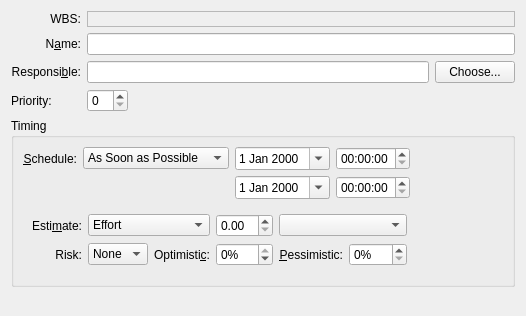
<?xml version="1.0" encoding="UTF-8"?>
<ui version="4.0">
 <author>Dag Andersen &lt;dag.andersen@kdemail.net&gt;</author>
 <class>KPlato::TaskGeneralPanelBase</class>
 <widget class="QWidget" name="KPlato::TaskGeneralPanelBase">
  <property name="geometry">
   <rect>
    <x>0</x>
    <y>0</y>
    <width>526</width>
    <height>316</height>
   </rect>
  </property>
  <layout class="QVBoxLayout" name="verticalLayout">
   <item>
    <layout class="QGridLayout" name="gridLayout">
     <item row="0" column="0">
      <widget class="QLabel" name="wbslabel">
       <property name="toolTip">
        <string>Work Breakdown Structure</string>
       </property>
       <property name="text">
        <string>WBS:</string>
       </property>
       <property name="alignment">
        <set>Qt::AlignRight|Qt::AlignTrailing|Qt::AlignVCenter</set>
       </property>
       <property name="wordWrap">
        <bool>false</bool>
       </property>
      </widget>
     </item>
     <item row="0" column="1">
      <widget class="QLabel" name="wbsfield">
       <property name="frameShape">
        <enum>QFrame::StyledPanel</enum>
       </property>
       <property name="frameShadow">
        <enum>QFrame::Sunken</enum>
       </property>
       <property name="text">
        <string/>
       </property>
       <property name="wordWrap">
        <bool>false</bool>
       </property>
      </widget>
     </item>
     <item row="1" column="0">
      <widget class="QLabel" name="namelabel">
       <property name="whatsThis">
        <string>The name of the Task.</string>
       </property>
       <property name="text">
        <string>N&amp;ame:</string>
       </property>
       <property name="alignment">
        <set>Qt::AlignRight|Qt::AlignTrailing|Qt::AlignVCenter</set>
       </property>
       <property name="wordWrap">
        <bool>false</bool>
       </property>
       <property name="buddy">
        <cstring>namefield</cstring>
       </property>
      </widget>
     </item>
     <item row="1" column="1">
      <widget class="KLineEdit" name="namefield">
       <property name="whatsThis">
        <string>The name of the Task.</string>
       </property>
      </widget>
     </item>
     <item row="2" column="0">
      <widget class="QLabel" name="leaderlabel">
       <property name="whatsThis">
        <string>The person responsible for this task.
        </string>
       </property>
       <property name="text">
        <string>Responsi&amp;ble:</string>
       </property>
       <property name="alignment">
        <set>Qt::AlignRight|Qt::AlignTrailing|Qt::AlignVCenter</set>
       </property>
       <property name="wordWrap">
        <bool>false</bool>
       </property>
       <property name="buddy">
        <cstring>leaderfield</cstring>
       </property>
      </widget>
     </item>
     <item row="2" column="1">
      <layout class="QHBoxLayout">
       <property name="leftMargin">
        <number>0</number>
       </property>
       <property name="topMargin">
        <number>0</number>
       </property>
       <property name="rightMargin">
        <number>0</number>
       </property>
       <property name="bottomMargin">
        <number>0</number>
       </property>
       <item>
        <widget class="KLineEdit" name="leaderfield"/>
       </item>
       <item>
        <widget class="QPushButton" name="chooseLeader">
         <property name="toolTip">
          <string>Insert a person from your address book</string>
         </property>
         <property name="whatsThis">
          <string>Insert a person from your address book.</string>
         </property>
         <property name="text">
          <string>Choose...</string>
         </property>
         <property name="shortcut">
          <string/>
         </property>
        </widget>
       </item>
      </layout>
     </item>
     <item row="3" column="0">
      <widget class="QLabel" name="label">
       <property name="text">
        <string>Priority:</string>
       </property>
      </widget>
     </item>
     <item row="3" column="1">
      <layout class="QHBoxLayout" name="horizontalLayout">
       <item>
        <widget class="QSpinBox" name="ui_priority"/>
       </item>
       <item>
        <spacer name="horizontalSpacer_3">
         <property name="orientation">
          <enum>Qt::Horizontal</enum>
         </property>
         <property name="sizeHint" stdset="0">
          <size>
           <width>40</width>
           <height>20</height>
          </size>
         </property>
        </spacer>
       </item>
      </layout>
     </item>
    </layout>
   </item>
   <item>
    <widget class="QGroupBox" name="schedulingGroup">
     <property name="whatsThis">
      <string>Scheduling Configuration. These settings affect the actual scheduling of the task.

The estimation can be either effort based or duration based. If it is effort based, the final duration will depend on the resources assigned to the task. For duration based estimation, the assigned resources do not affect the fixed duration of the task, but only the costs.</string>
     </property>
     <property name="title">
      <string>Timing</string>
     </property>
     <layout class="QGridLayout">
      <item row="0" column="0">
       <widget class="QFrame" name="frame">
        <property name="frameShape">
         <enum>QFrame::NoFrame</enum>
        </property>
        <property name="frameShadow">
         <enum>QFrame::Raised</enum>
        </property>
        <layout class="QGridLayout">
         <property name="leftMargin">
          <number>0</number>
         </property>
         <property name="topMargin">
          <number>0</number>
         </property>
         <property name="rightMargin">
          <number>0</number>
         </property>
         <property name="bottomMargin">
          <number>0</number>
         </property>
         <item row="0" column="0">
          <widget class="QLabel" name="textLabel3">
           <property name="text">
            <string>&amp;Schedule:</string>
           </property>
           <property name="alignment">
            <set>Qt::AlignRight|Qt::AlignTrailing|Qt::AlignVCenter</set>
           </property>
           <property name="wordWrap">
            <bool>false</bool>
           </property>
           <property name="buddy">
            <cstring>scheduleType</cstring>
           </property>
          </widget>
         </item>
         <item row="0" column="1">
          <widget class="KComboBox" name="scheduleType">
           <property name="sizePolicy">
            <sizepolicy hsizetype="Preferred" vsizetype="Fixed">
             <horstretch>0</horstretch>
             <verstretch>0</verstretch>
            </sizepolicy>
           </property>
           <item>
            <property name="text">
             <string>As Soon as Possible</string>
            </property>
           </item>
           <item>
            <property name="text">
             <string>As Late as Possible</string>
            </property>
           </item>
           <item>
            <property name="text">
             <string>Must Start On</string>
            </property>
           </item>
           <item>
            <property name="text">
             <string>Must Finish On</string>
            </property>
           </item>
           <item>
            <property name="text">
             <string>Start Not Earlier Than</string>
            </property>
           </item>
           <item>
            <property name="text">
             <string>Finish Not Later Than</string>
            </property>
           </item>
           <item>
            <property name="text">
             <string>Fixed Interval</string>
            </property>
           </item>
          </widget>
         </item>
         <item row="0" column="3">
          <widget class="QTimeEdit" name="scheduleStartTime"/>
         </item>
         <item row="1" column="3">
          <widget class="QTimeEdit" name="scheduleEndTime"/>
         </item>
         <item row="0" column="2">
          <widget class="QDateEdit" name="scheduleStartDate">
           <property name="calendarPopup">
            <bool>true</bool>
           </property>
          </widget>
         </item>
         <item row="1" column="2">
          <widget class="QDateEdit" name="scheduleEndDate">
           <property name="calendarPopup">
            <bool>true</bool>
           </property>
          </widget>
         </item>
         <item row="0" column="4">
          <spacer name="horizontalSpacer">
           <property name="orientation">
            <enum>Qt::Horizontal</enum>
           </property>
           <property name="sizeHint" stdset="0">
            <size>
             <width>40</width>
             <height>20</height>
            </size>
           </property>
          </spacer>
         </item>
        </layout>
       </widget>
      </item>
      <item row="1" column="0">
       <widget class="QFrame" name="frame_2">
        <property name="frameShape">
         <enum>QFrame::NoFrame</enum>
        </property>
        <property name="frameShadow">
         <enum>QFrame::Raised</enum>
        </property>
        <layout class="QGridLayout" name="gridLayout_3">
         <item row="0" column="0">
          <widget class="QLabel" name="textLabel3_2">
           <property name="text">
            <string>Esti&amp;mate:</string>
           </property>
           <property name="alignment">
            <set>Qt::AlignRight|Qt::AlignTrailing|Qt::AlignVCenter</set>
           </property>
           <property name="wordWrap">
            <bool>false</bool>
           </property>
           <property name="buddy">
            <cstring>estimateType</cstring>
           </property>
          </widget>
         </item>
         <item row="1" column="6">
          <widget class="QSpinBox" name="pessimisticValue">
           <property name="suffix">
            <string>%</string>
           </property>
           <property name="maximum">
            <number>999</number>
           </property>
          </widget>
         </item>
         <item row="1" column="7">
          <spacer name="horizontalSpacer_2">
           <property name="orientation">
            <enum>Qt::Horizontal</enum>
           </property>
           <property name="sizeHint" stdset="0">
            <size>
             <width>40</width>
             <height>20</height>
            </size>
           </property>
          </spacer>
         </item>
         <item row="1" column="0">
          <widget class="QLabel" name="textLabel3_2_3">
           <property name="toolTip">
            <string>Risk controls the PERT distribution used when calculating the actual estimate for this task.</string>
           </property>
           <property name="whatsThis">
            <string>&lt;p&gt;Risk controls the PERT distribution used when calculating the actual estimate for the task.
&lt;b&gt;None&lt;/b&gt; means the Expected estimate is used as is.
&lt;b&gt;Low risk&lt;/b&gt; means that a normal distribution is used.
&lt;b&gt;High risk&lt;/b&gt; means that the estimate will be slightly pessimistic compared to Low risk.&lt;/p&gt;</string>
           </property>
           <property name="text">
            <string>Risk:</string>
           </property>
           <property name="alignment">
            <set>Qt::AlignRight|Qt::AlignTrailing|Qt::AlignVCenter</set>
           </property>
           <property name="wordWrap">
            <bool>false</bool>
           </property>
           <property name="buddy">
            <cstring>risk</cstring>
           </property>
          </widget>
         </item>
         <item row="0" column="5" colspan="2">
          <widget class="KComboBox" name="calendarCombo"/>
         </item>
         <item row="1" column="1">
          <widget class="KComboBox" name="risk">
           <property name="sizePolicy">
            <sizepolicy hsizetype="Preferred" vsizetype="Fixed">
             <horstretch>0</horstretch>
             <verstretch>0</verstretch>
            </sizepolicy>
           </property>
           <property name="toolTip">
            <string>Risk controls the PERT distribution used when calculating the actual estimate for this task.</string>
           </property>
           <property name="whatsThis">
            <string>&lt;p&gt;Risk controls the PERT distribution used when calculating the actual estimate for the task.
&lt;b&gt;None&lt;/b&gt; means the Expected estimate is used as is.
&lt;b&gt;Low risk&lt;/b&gt; means that a normal distribution is used.
&lt;b&gt;High risk&lt;/b&gt; means that the estimate will be slightly pessimistic compared to Low risk.&lt;/p&gt;</string>
           </property>
           <property name="editable">
            <bool>false</bool>
           </property>
           <item>
            <property name="text">
             <string>None</string>
            </property>
           </item>
           <item>
            <property name="text">
             <string>Low</string>
            </property>
           </item>
           <item>
            <property name="text">
             <string>High</string>
            </property>
           </item>
          </widget>
         </item>
         <item row="1" column="2">
          <widget class="QLabel" name="textLabel1_2">
           <property name="text">
            <string>Optimisti&amp;c:</string>
           </property>
           <property name="alignment">
            <set>Qt::AlignRight|Qt::AlignTrailing|Qt::AlignVCenter</set>
           </property>
           <property name="wordWrap">
            <bool>false</bool>
           </property>
           <property name="buddy">
            <cstring>optimisticValue</cstring>
           </property>
          </widget>
         </item>
         <item row="1" column="3">
          <widget class="QSpinBox" name="optimisticValue">
           <property name="suffix">
            <string>%</string>
           </property>
           <property name="minimum">
            <number>-99</number>
           </property>
           <property name="maximum">
            <number>0</number>
           </property>
          </widget>
         </item>
         <item row="1" column="5">
          <widget class="QLabel" name="textLabel2_2">
           <property name="text">
            <string>&amp;Pessimistic:</string>
           </property>
           <property name="alignment">
            <set>Qt::AlignRight|Qt::AlignTrailing|Qt::AlignVCenter</set>
           </property>
           <property name="wordWrap">
            <bool>false</bool>
           </property>
           <property name="buddy">
            <cstring>pessimisticValue</cstring>
           </property>
          </widget>
         </item>
         <item row="0" column="3">
          <widget class="DurationSpinBox" name="estimate"/>
         </item>
         <item row="0" column="1" colspan="2">
          <widget class="KComboBox" name="estimateType">
           <property name="sizePolicy">
            <sizepolicy hsizetype="Preferred" vsizetype="Fixed">
             <horstretch>0</horstretch>
             <verstretch>0</verstretch>
            </sizepolicy>
           </property>
           <property name="editable">
            <bool>false</bool>
           </property>
           <item>
            <property name="text">
             <string>Effort</string>
            </property>
           </item>
           <item>
            <property name="text">
             <string>Duration</string>
            </property>
           </item>
           <item>
            <property name="text">
             <string>Milestone</string>
            </property>
           </item>
          </widget>
         </item>
        </layout>
       </widget>
      </item>
     </layout>
    </widget>
   </item>
   <item>
    <spacer name="verticalSpacer">
     <property name="orientation">
      <enum>Qt::Vertical</enum>
     </property>
     <property name="sizeHint" stdset="0">
      <size>
       <width>20</width>
       <height>42</height>
      </size>
     </property>
    </spacer>
   </item>
  </layout>
 </widget>
 <customwidgets>
  <customwidget>
   <class>KComboBox</class>
   <extends>QComboBox</extends>
   <header>kcombobox.h</header>
  </customwidget>
  <customwidget>
   <class>KLineEdit</class>
   <extends>QLineEdit</extends>
   <header>klineedit.h</header>
   <container>1</container>
  </customwidget>
  <customwidget>
   <class>DurationSpinBox</class>
   <extends>QDoubleSpinBox</extends>
   <header>kptdurationspinbox.h</header>
  </customwidget>
 </customwidgets>
 <tabstops>
  <tabstop>namefield</tabstop>
  <tabstop>leaderfield</tabstop>
  <tabstop>chooseLeader</tabstop>
  <tabstop>scheduleType</tabstop>
  <tabstop>scheduleStartDate</tabstop>
  <tabstop>scheduleStartTime</tabstop>
  <tabstop>scheduleEndDate</tabstop>
  <tabstop>scheduleEndTime</tabstop>
  <tabstop>calendarCombo</tabstop>
  <tabstop>risk</tabstop>
  <tabstop>optimisticValue</tabstop>
  <tabstop>pessimisticValue</tabstop>
 </tabstops>
 <resources/>
 <connections/>
</ui>
